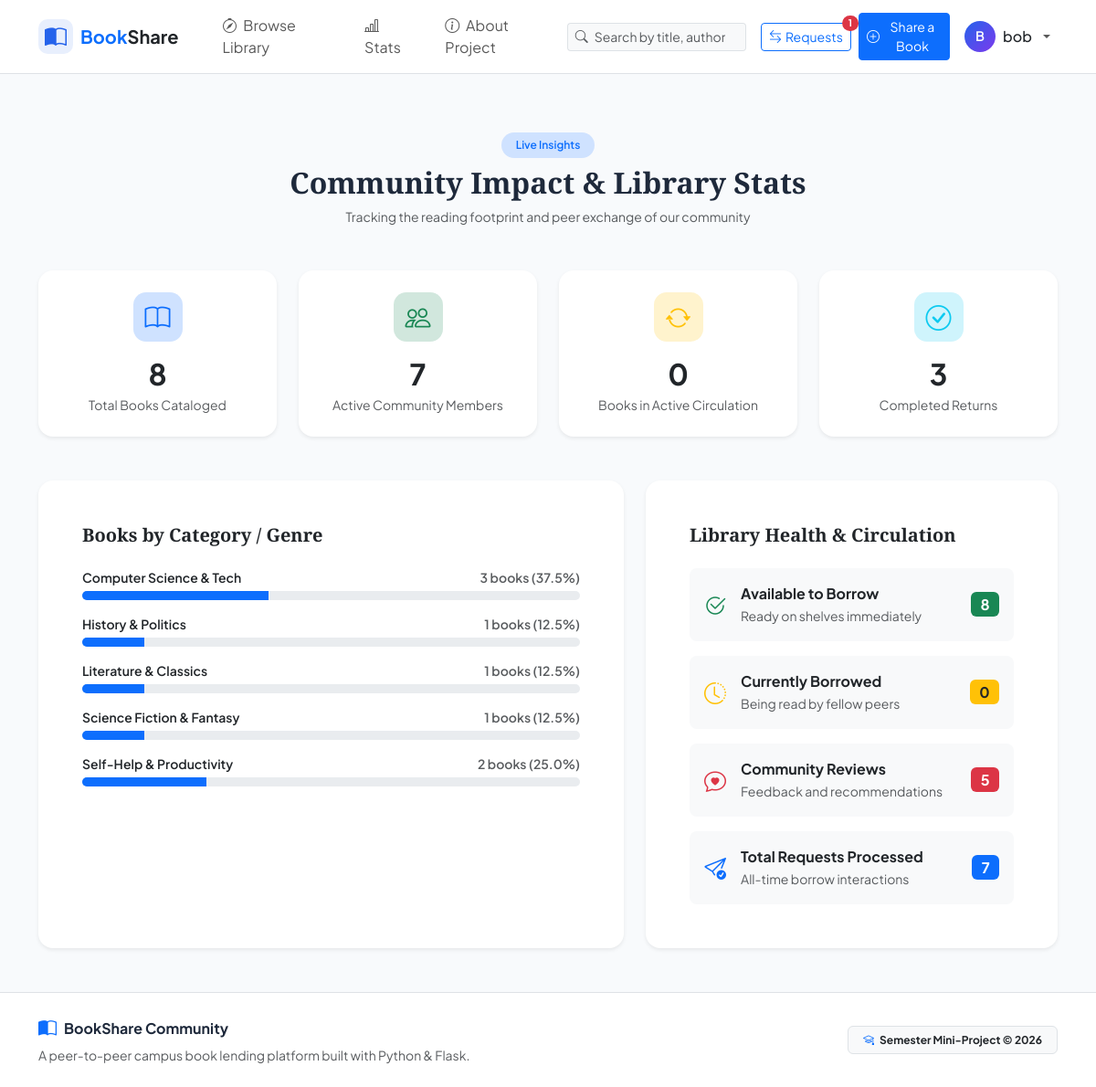
Page /stats (signed in) on the committed database.
### models.py (models this page shows, shortened)
class User(UserMixin, db.Model):
    __tablename__ = 'users'
    id = db.Column(db.Integer, primary_key=True)
    username = db.Column(db.String(64), unique=True, nullable=False, index=True)
    email = db.Column(db.String(120), unique=True, nullable=False, index=True)
    password_hash = db.Column(db.String(256), nullable=False)
    full_name = db.Column(db.String(100), nullable=False)
    phone = db.Column(db.String(20), nullable=True)
    location = db.Column(db.String(120), nullable=True)  # e.g., Campus block, neighborhood
    created_at = db.Column(db.DateTime, default=datetime.utcnow)
    books = db.relationship('Book', back_populates='owner', cascade='all, delete-orphan', lazy='dynamic')
    sent_requests = db.relationship(
        'BorrowRequest',
        foreign_keys='BorrowRequest.borrower_id',
        back_populates='borrower',
        cascade='all, delete-orphan',
        lazy='dynamic'
    )
    received_requests = db.relationship(
        'BorrowRequest',
        foreign_keys='BorrowRequest.owner_id',
        back_populates='owner',
        cascade='all, delete-orphan',
        lazy='dynamic'
    )
    reviews = db.relationship('Review', back_populates='user', cascade='all, delete-orphan', lazy='dynamic')

class Book(db.Model):
    __tablename__ = 'books'
    id = db.Column(db.Integer, primary_key=True)
    title = db.Column(db.String(150), nullable=False, index=True)
    author = db.Column(db.String(100), nullable=False, index=True)
    genre = db.Column(db.String(50), nullable=False, index=True)
    isbn = db.Column(db.String(30), nullable=True)
    condition = db.Column(db.String(30), default='Good')  # Like New, Good, Fair
    description = db.Column(db.Text, nullable=True)
    cover_url = db.Column(db.String(500), nullable=True)
    is_available = db.Column(db.Boolean, default=True)
    owner_id = db.Column(db.Integer, db.ForeignKey('users.id'), nullable=False)
    created_at = db.Column(db.DateTime, default=datetime.utcnow)
    owner = db.relationship('User', back_populates='books')
    requests = db.relationship('BorrowRequest', back_populates='book', cascade='all, delete-orphan', lazy='dynamic')
    reviews = db.relationship('Review', back_populates='book', cascade='all, delete-orphan', lazy='dynamic', order_by='desc(Review.created_at)')

### routes/main.py (the view)
@main_bp.route('/stats')
def stats():
    total_users = User.query.count()
    total_books = Book.query.count()
    available_books = Book.query.filter_by(is_available=True).count()
    borrowed_books = Book.query.filter_by(is_available=False).count()
    total_requests = BorrowRequest.query.count()
    completed_returns = BorrowRequest.query.filter_by(status='Returned').count()
    active_borrows = BorrowRequest.query.filter_by(status='Approved').count()
    total_reviews = Review.query.count()
    genre_counts = db.session.query(Book.genre, func.count(Book.id)).group_by(Book.genre).all()
    return render_template(
        'stats.html',
        total_users=total_users,
        total_books=total_books,
        available_books=available_books,
        borrowed_books=borrowed_books,
        total_requests=total_requests,
        completed_returns=completed_returns,
        active_borrows=active_borrows,
        total_reviews=total_reviews,
        genre_counts=genre_counts
    )

### templates/stats.html (shortened to what this page needs)
{% extends "base.html" %}
{% block content %}
<div class="container py-4">
    <div class="text-center mb-5">
        <span class="badge bg-primary-subtle text-primary px-3 py-2 rounded-pill fw-semibold mb-2">Live Insights</span>
        <h2 class="fw-bold font-serif">Community Impact & Library Stats</h2>
        <p class="text-muted small">Tracking the reading footprint and peer exchange of our community</p>
    </div>
    <div class="row g-4 mb-5">
        <div class="col-md-3 col-sm-6">
            <div class="card border-0 shadow-sm rounded-4 p-4 text-center bg-white h-100">
                <div class="stat-icon bg-primary-subtle text-primary mx-auto mb-3">
                    <i class="bi bi-book fs-3"></i>
                </div>
                <h2 class="fw-bold mb-1">{{ total_books }}</h2>
                <span class="text-muted small">Total Books Cataloged</span>
            </div>
        </div>
        <div class="col-md-3 col-sm-6">
            <div class="card border-0 shadow-sm rounded-4 p-4 text-center bg-white h-100">
                <div class="stat-icon bg-success-subtle text-success mx-auto mb-3">
                    <i class="bi bi-people fs-3"></i>
                </div>
                <h2 class="fw-bold mb-1">{{ total_users }}</h2>
                <span class="text-muted small">Active Community Members</span>
            </div>
        </div>
        <div class="col-md-3 col-sm-6">
            <div class="card border-0 shadow-sm rounded-4 p-4 text-center bg-white h-100">
                <div class="stat-icon bg-warning-subtle text-warning mx-auto mb-3">
                    <i class="bi bi-arrow-repeat fs-3"></i>
                </div>
                <h2 class="fw-bold mb-1">{{ active_borrows }}</h2>
                <span class="text-muted small">Books in Active Circulation</span>
            </div>
        </div>
        <div class="col-md-3 col-sm-6">
            <div class="card border-0 shadow-sm rounded-4 p-4 text-center bg-white h-100">
                <div class="stat-icon bg-info-subtle text-info mx-auto mb-3">
                    <i class="bi bi-check-circle fs-3"></i>
                </div>
                <h2 class="fw-bold mb-1">{{ completed_returns }}</h2>
                <span class="text-muted small">Completed Returns</span>
            </div>
        </div>
    </div>
    <div class="row g-4">
        <div class="col-lg-7">
            <div class="card border-0 shadow-sm rounded-4 p-4 p-md-5 bg-white h-100">
                <h5 class="fw-bold font-serif mb-4">Books by Category / Genre</h5>
                {% if genre_counts %}
                    {% for genre, count in genre_counts %}
                        {% set pct = (count / total_books * 100)|round(1) if total_books > 0 else 0 %}
                        <div class="mb-3">
                            <div class="d-flex justify-content-between small fw-semibold mb-1">
                                <span>{{ genre }}</span>
                                <span class="text-muted">{{ count }} books ({{ pct }}%)</span>
                            </div>
                            <div class="progress" style="height: 10px;">
                                <div class="progress-bar bg-primary" role="progressbar" style="width: {{ pct }}%;" aria-valuenow="{{ pct }}" aria-valuemin="0" aria-valuemax="100"></div>
                            </div>
                        </div>
                    {% endfor %}
                {% else %}
                    <p class="text-muted">No genre data available yet.</p>
                {% endif %}
            </div>
        </div>
        <div class="col-lg-5">
            <div class="card border-0 shadow-sm rounded-4 p-4 p-md-5 bg-white h-100">
                <h5 class="fw-bold font-serif mb-4">Library Health & Circulation</h5>
                <div class="d-flex align-items-center justify-content-between p-3 bg-light rounded-3 mb-3">
                    <div class="d-flex align-items-center gap-3">
                        <i class="bi bi-check2-circle text-success fs-4"></i>
                        <div>
                            <span class="fw-bold d-block">Available to Borrow</span>
                            <small class="text-muted">Ready on shelves immediately</small>
                        </div>
                    </div>
                    <span class="badge bg-success fs-6">{{ available_books }}</span>
                </div>
                <div class="d-flex align-items-center justify-content-between p-3 bg-light rounded-3 mb-3">
                    <div class="d-flex align-items-center gap-3">
                        <i class="bi bi-clock-history text-warning fs-4"></i>
                        <div>
                            <span class="fw-bold d-block">Currently Borrowed</span>
                            <small class="text-muted">Being read by fellow peers</small>
                        </div>
                    </div>
                    <span class="badge bg-warning text-dark fs-6">{{ borrowed_books }}</span>
                </div>
                <div class="d-flex align-items-center justify-content-between p-3 bg-light rounded-3 mb-3">
                    <div class="d-flex align-items-center gap-3">
                        <i class="bi bi-chat-heart text-danger fs-4"></i>
                        <div>
                            <span class="fw-bold d-block">Community Reviews</span>
                            <small class="text-muted">Feedback and recommendations</small>
                        </div>
                    </div>
                    <span class="badge bg-danger fs-6">{{ total_reviews }}</span>
                </div>
                <div class="d-flex align-items-center justify-content-between p-3 bg-light rounded-3">
                    <div class="d-flex align-items-center gap-3">
                        <i class="bi bi-send-check text-primary fs-4"></i>
                        <div>
                            <span class="fw-bold d-block">Total Requests Processed</span>
                            <small class="text-muted">All-time borrow interactions</small>
                        </div>
                    </div>
                    <span class="badge bg-primary fs-6">{{ total_requests }}</span>
                </div>
            </div>
        </div>
    </div>
</div>
{% endblock %}

### templates/base.html (shortened to what this page needs)
<!DOCTYPE html>
<html lang="en">
<head>
    <link href="https://cdn.jsdelivr.net/npm/bootstrap@5.3.3/dist/css/bootstrap.min.css" rel="stylesheet">
    <link rel="stylesheet" href="https://cdn.jsdelivr.net/npm/bootstrap-icons@1.11.3/font/bootstrap-icons.min.css">
    <link rel="stylesheet" href="{{ url_for('static', filename='css/style.css') }}">
</head>
<body>
    <nav class="navbar navbar-expand-lg navbar-light bg-white border-bottom sticky-top py-2">
        <div class="container">
            <a class="navbar-brand d-flex align-items-center gap-2 fw-bold text-primary" href="{{ url_for('main.index') }}">
                <div class="brand-icon-wrapper">
                    <i class="bi bi-book-half fs-4"></i>
                </div>
                <span>Book<span class="text-dark">Share</span></span>
            </a>
            <div class="collapse navbar-collapse" id="navbarContent">
                <ul class="navbar-nav me-auto mb-2 mb-lg-0 ms-lg-3">
                    <li class="nav-item">
                        <a class="nav-link px-3" href="{{ url_for('books.catalog') }}">
                            <i class="bi bi-compass me-1"></i> Browse Library
                        </a>
                    </li>
                    <li class="nav-item">
                        <a class="nav-link px-3" href="{{ url_for('main.stats') }}">
                            <i class="bi bi-bar-chart-line me-1"></i> Stats
                        </a>
                    </li>
                    <li class="nav-item">
                        <a class="nav-link px-3" href="{{ url_for('main.about') }}">
                            <i class="bi bi-info-circle me-1"></i> About Project
                        </a>
                    </li>
                </ul>
                <form class="d-flex me-lg-3 my-2 my-lg-0" action="{{ url_for('books.catalog') }}" method="GET">
                    <div class="input-group input-group-sm">
                        <span class="input-group-text bg-light border-end-0"><i class="bi bi-search text-muted"></i></span>
                        <input class="form-control bg-light border-start-0 ps-0" type="search" name="q" placeholder="Search by title, author..." aria-label="Search">
                    </div>
                </form>
                <ul class="navbar-nav align-items-lg-center gap-2">
                    {% if current_user.is_authenticated %}
                        <li class="nav-item">
                            <a class="btn btn-sm btn-outline-primary position-relative d-flex align-items-center gap-1" href="{{ url_for('requests.my_requests') }}">
                                <i class="bi bi-arrow-left-right"></i> Requests
                                {% if pending_incoming_count > 0 %}
                                    <span class="position-absolute top-0 start-100 translate-middle badge rounded-pill bg-danger">
                                        {{ pending_incoming_count }}
                                    </span>
                                {% endif %}
                            </a>
                        </li>
                        <li class="nav-item">
                            <a class="btn btn-sm btn-primary d-flex align-items-center gap-1" href="{{ url_for('books.add_book') }}">
                                <i class="bi bi-plus-circle"></i> Share a Book
                            </a>
                        </li>
                        <li class="nav-item dropdown">
                            <a class="nav-link dropdown-toggle d-flex align-items-center gap-2" href="#" id="userDropdown" role="button" data-bs-toggle="dropdown" aria-expanded="false">
                                <div class="avatar-circle">
                                    {{ current_user.full_name[:1].upper() }}
                                </div>
                                <span class="fw-medium text-dark">{{ current_user.username }}</span>
                            </a>
                        </li>
                    {% endif %}
                </ul>
            </div>
        </div>
    </nav>
    <main class="py-4">
        {% block content %}{% endblock %}
    </main>
    <footer class="bg-white border-top py-4 mt-auto">
        <div class="container text-center text-md-start">
            <div class="row align-items-center">
                <div class="col-md-6 mb-3 mb-md-0">
                    <div class="d-flex align-items-center gap-2 justify-content-center justify-content-md-start">
                        <i class="bi bi-book-half text-primary fs-5"></i>
                        <span class="fw-bold">BookShare Community</span>
                    </div>
                    <p class="text-muted small mb-0 mt-1">
                        A peer-to-peer campus book lending platform built with Python & Flask.
                    </p>
                </div>
                <div class="col-md-6 text-center text-md-end">
                    <span class="badge bg-light text-dark border px-3 py-2">
                        <i class="bi bi-mortarboard me-1 text-primary"></i> Semester Mini-Project &copy; {{ now.year }}
                    </span>
                </div>
            </div>
        </div>
    </footer>
</body>
</html>

### static/css/style.css (style rules this page uses)
:root { --primary-color: #2563eb; --primary-hover: #1d4ed8; --secondary-color: #475569; --bg-surface: #f8fafc; --card-shadow: 0 4px 20px rgba(0, 0, 0, 0.05); --card-shadow-hover: 0 10px 25px rgba(0, 0, 0, 0.1); }
body { font-family: 'Plus Jakarta Sans', -apple-system, BlinkMacSystemFont, 'Segoe UI', Roboto, sans-serif; background-color: var(--bg-surface); color: #1e293b; min-height: 100vh; display: flex; flex-direction: column; }
.font-serif { font-family: 'Playfair Display', Georgia, serif; }
.stat-icon { width: 54px; height: 54px; border-radius: 14px; display: flex; align-items: center; justify-content: center; }
.brand-icon-wrapper { width: 38px; height: 38px; border-radius: 10px; background: rgba(37, 99, 235, 0.1); color: var(--primary-color); display: flex; align-items: center; justify-content: center; }
.avatar-circle { width: 34px; height: 34px; border-radius: 50%; background: linear-gradient(135deg, #2563eb, #7c3aed); color: #ffffff; display: flex; align-items: center; justify-content: center; font-weight: 600; font-size: 0.9rem; }

### rows in the picture
User: full_name "B", username "bob"
Book: genre "History & Politics", is_available "1", pct "12.5"
Book: genre "Literature & Classics", is_available "1", pct "12.5"
Book: genre "Science Fiction & Fantasy", is_available "1", pct "12.5"

### other values in the picture
{{ pending_incoming_count }} "1"
{{ total_books }} "8"
{{ total_users }} "7"
{{ active_borrows }} "0"
{{ completed_returns }} "3"
{{ genre }} "Computer Science & Tech" "Self-Help & Productivity"
{{ count }} "3" "2"
{{ pct }} "37.5" "25.0"
{{ available_books }} "8"
{{ borrowed_books }} "0"
{{ total_reviews }} "5"
{{ total_requests }} "7"
